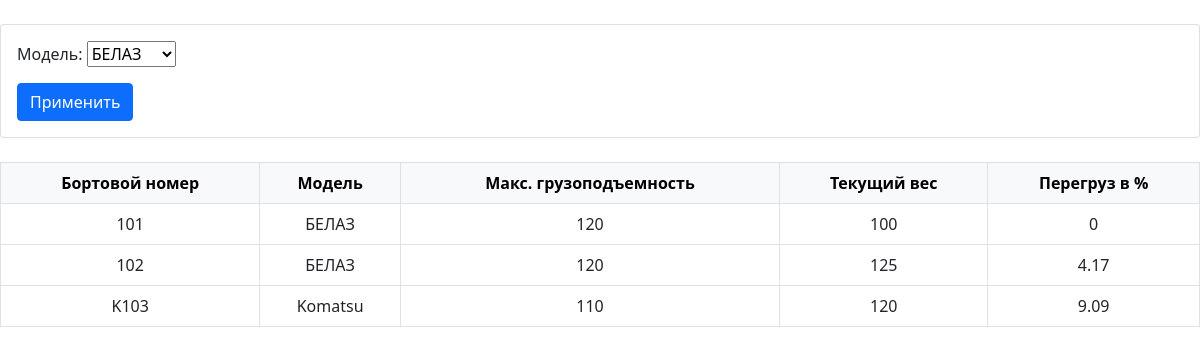
The page / on the database its author committed.
### overweight/models.py (models this page shows, shortened)
class TruckModel(models.Model):
    model_name = models.CharField('Модель самосвала', max_length=200, default='', null=True)
    capacity = models.IntegerField('Максимальная грузоподъемность', default=0, null=True)
    def __str__(self):
        return self.model_name

class TruckTrip(models.Model):
    truck_name = models.ForeignKey(Truck, on_delete=models.CASCADE, default='', null=True)
    model_name = models.ForeignKey(TruckModel, db_column='Модель', on_delete=models.CASCADE, default='', null=True)
    weight = models.IntegerField('Текущий вес', default=0)
    def calculate_overweight(self):
        if self.weight > self.model_name.capacity:
            return round((self.weight - self.model_name.capacity) / self.model_name.capacity * 100, 2)
        else:
            return 0

class Truck(models.Model):
    truck_name = models.CharField('Название самосвала', max_length=200)
    model_name = models.ForeignKey(TruckModel, on_delete=models.CASCADE, default=0, null=True)

### overweight/views.py (the view)
# urls.py: url(r'^$', views.table, name='table'),
def table(request):  # Рисуем таблицу
    trips = TruckTrip.objects.all()
    my_filter = TripFilter(request.GET, queryset=trips)
    trips = my_filter.qs
    context = {
               'myFilter': my_filter,
               'trips': trips
               }
    return render(request, 'overweight/index.html', context)

### overweight/templates/overweight/index.html (shortened to what this page needs)
<!doctype html>
<html lang="en">
  <head>
    <link href="https://cdn.jsdelivr.net/npm/bootstrap@5.0.2/dist/css/bootstrap.min.css" rel="stylesheet">
  </head>
  <body>
  <br>
  <div class="row">
      <div class="col">
          <div class="card card-body">
              <form method="get">
                  {{myFilter.form.as_p}}
                  <button class="btn btn-primary" type="submit">Применить</button>
              </form>
          </div>
      </div>
  </div>
  <br>
        <table class="table table-bordered">
          <thead class="table-light">
            <tr>
              <th class="text-center" scope="col">Бортовой номер</th>
              <th class="text-center" scope="col">Модель</th>
              <th class="text-center" scope="col">Макс. грузоподъемность</th>
              <th class="text-center" scope="col">Текущий вес</th>
                <th class="text-center" scope="col">Перегруз в %</th>
            </tr>
          </thead>
          <tbody>
      {% for object in trips %}
          <tr>
              <td class="text-center">{{ object.truck_name.truck_name }}</td>
              <td class="text-center">{{ object.model_name.model_name }}</td>
              <td class="text-center">{{ object.model_name.capacity }}</td>
              <td class="text-center">{{ object.weight }}</td>
              <td class="text-center">{{ object.calculate_overweight }}</td>
          </tr>
      {% endfor %}
          </tbody>
        </table>
  </body>
</html>

### rows shown on the page
TruckModel: model_name "БЕЛАЗ"
TruckTrip: truck_name.truck_name "101", model_name.model_name "БЕЛАЗ", model_name.capacity "120", weight "100", calculate_overweight "0"
TruckTrip: truck_name.truck_name "102", model_name.model_name "БЕЛАЗ", model_name.capacity "120", weight "125", calculate_overweight "4.17"
TruckTrip: truck_name.truck_name "K103", model_name.model_name "Komatsu", model_name.capacity "110", weight "120", calculate_overweight "9.09"
